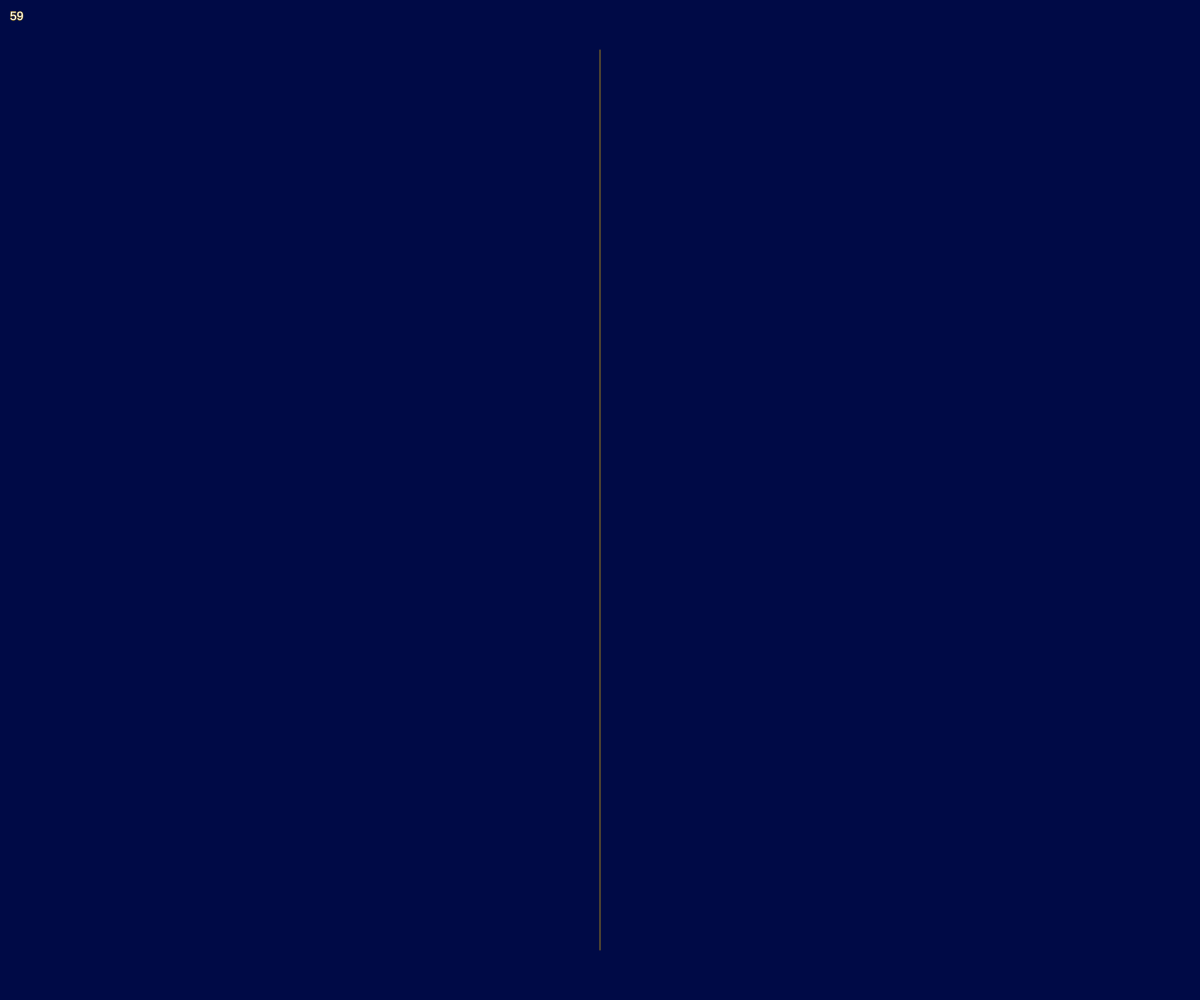
Frame 1 (no input)
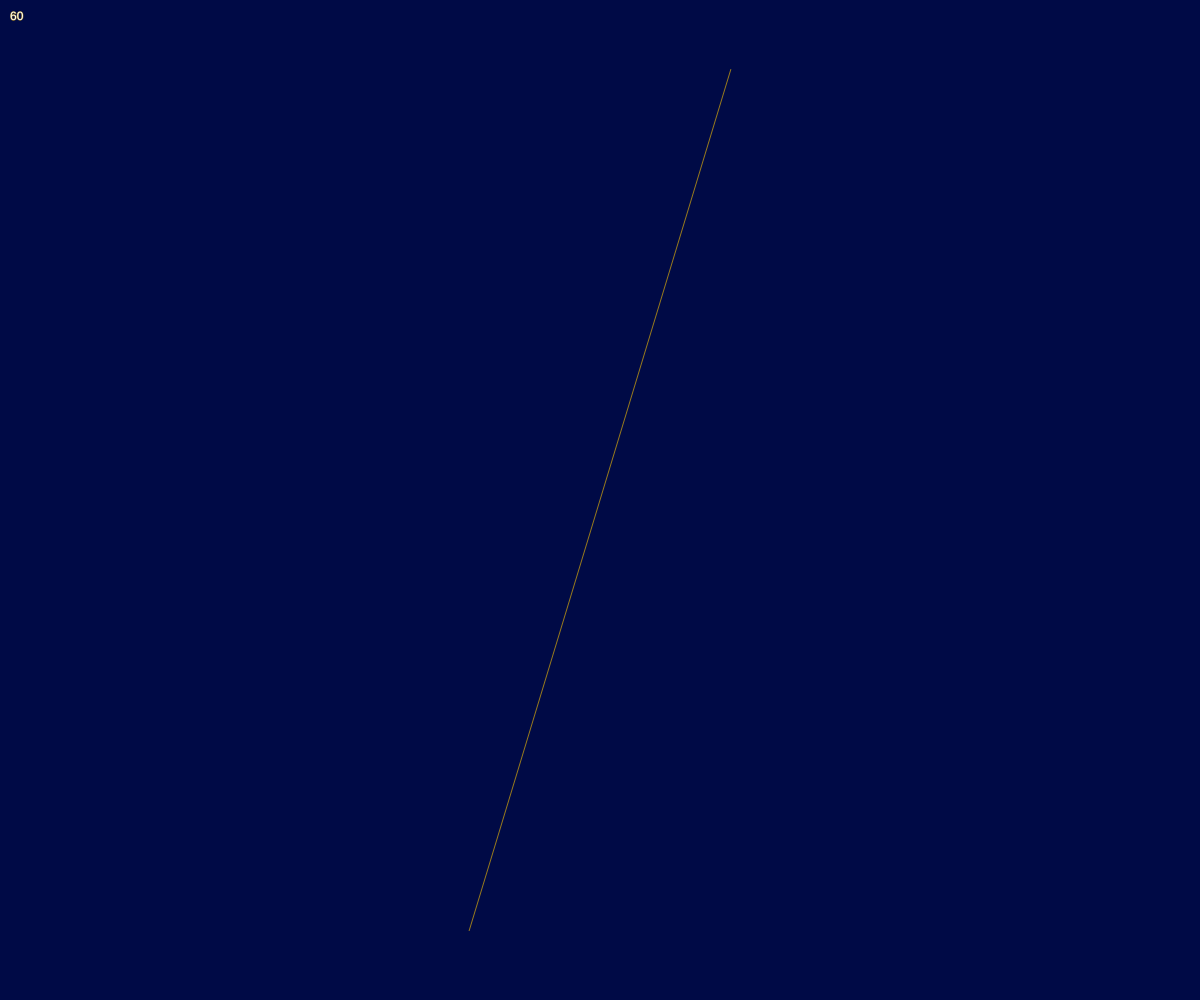
Frame 60 (no input)
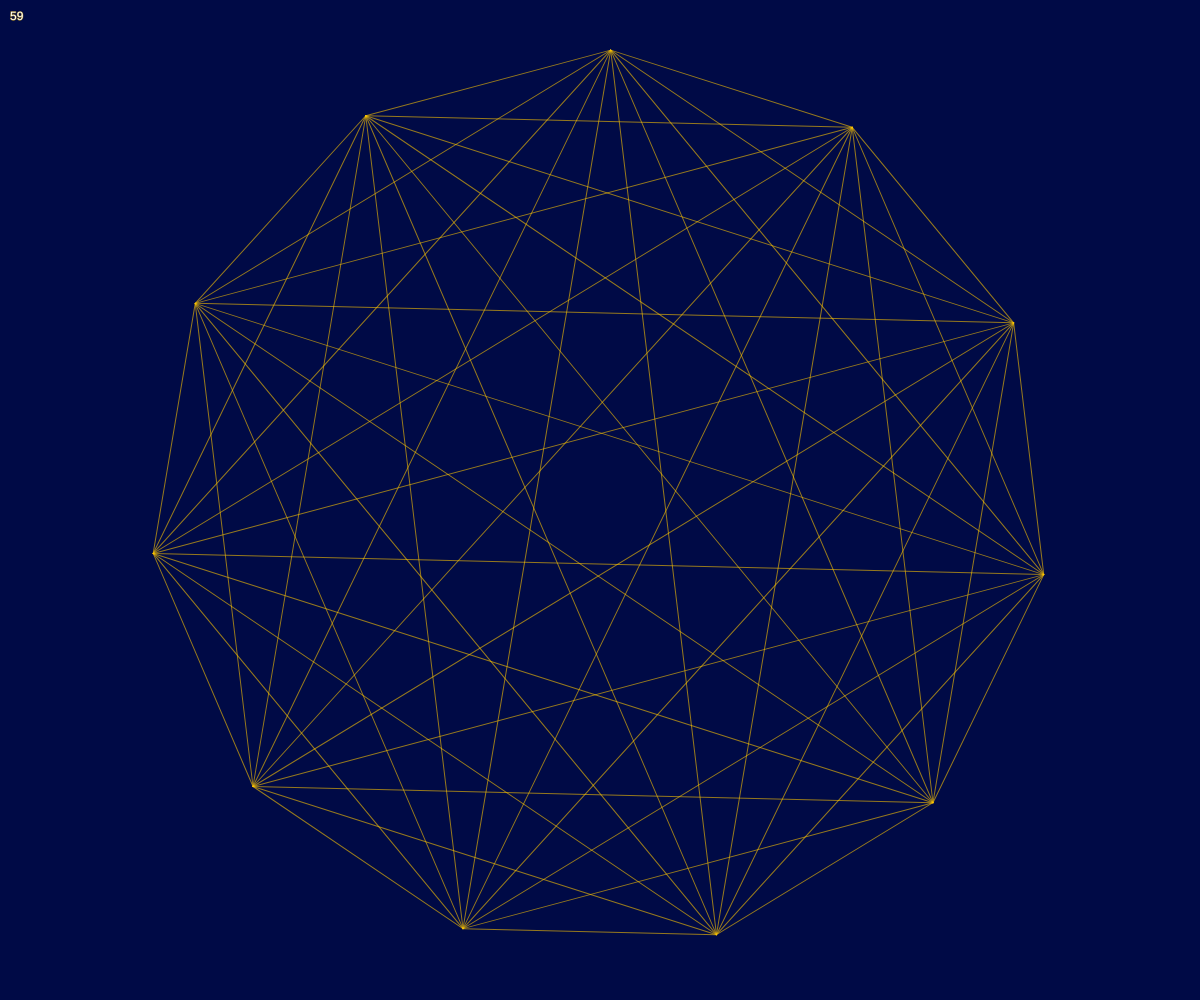
Frame 120 (the mouse pressed at the canvas centre since frame 60)

The p5.js sketch that drew these frames (run headless with seeded random() and noise() and a simulated clock; from frame 60 on, the mouse is pressed at the canvas centre):

// p5.js sketch
// ── sketch.js

var slider;
var n;
var r;
var theta;
var theta2;
var pIni;
var pFin;
var rotTheta = 0;
var rotOmega = 0.005;
var stars = [];
var star;
var nStars = 20;

function setup() {
  createCanvas(windowWidth, windowHeight);
  r = 0.9 * min(height, width) / 2;

  strokeCap(ROUND);
  stroke(255, 200, 0, 150);

  pIni = createVector(0,0);
  pFin = createVector(0,0);

  for(var i = 2; i < nStars+2; i++) {
    stars.push(new Star(i));
  }

}

function draw() {
  background(0, 10, 70)
  strokeWeight(1)
  fill(255);
  text(floor(frameRate()), 10, 20)


  nPointsA = floor(random(n));
  nPointsB = floor(random(n));



  strokeWeight(nStars/n);
  translate(width/2, height/2);
  rotate(-PI/2 + rotTheta);
  rotTheta += rotOmega;
  starIdx = floor(map(mouseX, 0, width, 0, stars.length-1));
  stars[starIdx].draw();

}


function Star(nPoints) {
  this.points = [];


  var x, y;
  for(var i = 0; i < nPoints; i++) {
    theta = i * 2*PI / nPoints;
    x = r * Math.cos(theta);
    y = r * Math.sin(theta);
    this.points.push(createVector(x, y))
  }

  this.draw = function() {
    for(var i = 0; i < nPoints; i++) {
      pIni = this.points[i];
      for(var j = i + 1; j < nPoints; j++) {
        pFin = this.points[j];
        line(pIni.x, pIni.y, pFin.x, pFin.y);
      }
    }
  }
}
